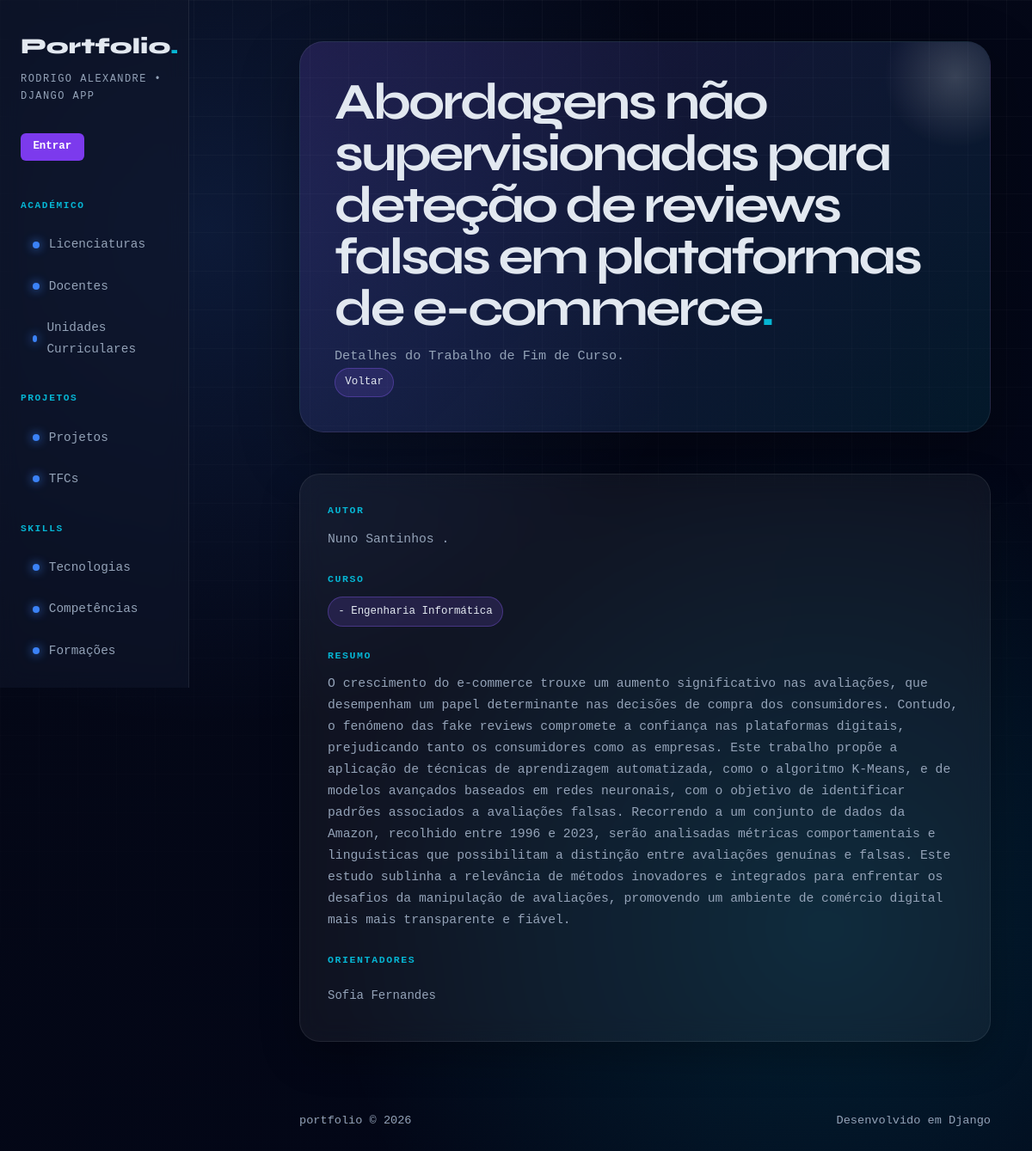
/portfolio/tfcs/530/, run on the app's committed database.
### portfolio/models.py (models this page shows, shortened)
class TFC(models.Model):
    CLASSIFICACAO_CHOICES = [
        (1, "Sem Interesse"),
        (2, "Pouco Interessante"),
        (3, "Interessante"),
        (4, "Muito Interessante"),
        (5, "Perfeito"),
    ]
    titulo = models.CharField(max_length=300)
    autor = models.CharField(max_length=200, blank=True)
    curso = models.CharField(max_length=200, blank=True)
    resumo = models.TextField(blank=True)
    rating = models.IntegerField(choices=CLASSIFICACAO_CHOICES, null=True, blank=True)
    orientador = models.ManyToManyField(Docente, blank=True)
    email = models.EmailField(blank=True)
    palavras_chave = models.CharField(max_length=300, blank=True, null=True)
    areas = models.CharField(max_length=300, blank=True, null=True)
    imagem = models.ImageField(upload_to="tfcs/", blank=True, null=True)
    tecnologias = models.ManyToManyField(
        Tecnologia, blank=True, related_name="tfcs"
    )
    licenciatura = models.ForeignKey(
        Licenciatura,
        on_delete=models.CASCADE,
        related_name="tfcs"
    )
    class Meta:
        verbose_name_plural = "TFCs"

class Licenciatura(models.Model):
    nome = models.CharField(max_length=200)
    sigla = models.CharField(max_length=20)
    instituicao = models.CharField(max_length=200)
    descricao = models.TextField(blank=True)
    ano_inicio = models.IntegerField()
    ano_fim = models.IntegerField(null=True, blank=True)
    url_curso = models.URLField(blank=True)
    class Meta:
        verbose_name_plural = "Licenciaturas"

class Docente(models.Model):
    nome = models.CharField(max_length=200)
    email = models.EmailField(blank=True)
    url_pagina_lusofona = models.URLField(blank=True)
    linkedin = models.URLField(blank=True)
    foto = models.ImageField(upload_to="docentes/", blank=True, null=True)
    class Meta:
        verbose_name_plural = "Docentes"
        ordering = ["nome"]

### portfolio/views.py (the view)
# urls.py: path('tfcs/<int:tfc_id>/', views.tfc_detail_view, name='tfc_detail'),
def tfc_detail_view(request, tfc_id):
    tfc = TFC.objects.get(id=tfc_id)
    return render(request, 'portfolio/tfc_detail.html', {'tfc': tfc})

### portfolio/templates/portfolio/tfc_detail.html
{% extends "portfolio/base.html" %}
{% block content %}
<div class="page-header">
    <div>
        <h2>{{ tfc.titulo }}<span>.</span></h2>
        <p>Detalhes do Trabalho de Fim de Curso.</p>
    </div>
    <a href="{% url 'tfcs' %}" class="badge" style="text-decoration:none;">
        Voltar
    </a>
</div>
<article class="card" style="padding: 2rem;">
    <section>
        <h4>Autor</h4>
        <p>{{ tfc.autor }}</p>
    </section>
    <br>
    <section>
        <h4>Curso</h4>
{% if tfc.licenciatura %}
    <p>
        <span class="badge">
            {{ tfc.licenciatura.sigla }} - {{ tfc.licenciatura.nome }}
        </span>
    </p>
{% else %}
    <p>Sem licenciatura associada</p>
{% endif %}
    </section>
    {% if tfc.resumo %}
        <br>
        <section>
            <h4>Resumo</h4>
            <p>{{ tfc.resumo }}</p>
        </section>
    {% endif %}
    <br>
    <section>
        <h4>Orientadores</h4>
        <ul class="plain-list">
            {% for o in tfc.orientador.all %}
                <li>{{ o.nome }}</li>
            {% empty %}
                <li>Sem orientador</li>
            {% endfor %}
        </ul>
    </section>
</article>
{% endblock %}

### portfolio/static/portfolio/styles.css (style rules this page uses)
* { margin: 0; padding: 0; box-sizing: border-box; }
:root { --bg: #050816; --surface: rgba(15, 23, 42, 0.7); --border: rgba(255, 255, 255, 0.08); --accent: #3b82f6; --accent2: #06b6d4; --text: #e2e8f0; --muted: #94a3b8; --card: rgba(255, 255, 255, 0.05); }
html { scroll-behavior: smooth; }
body { background: radial-gradient(circle at 20% 20%, rgba(59,130,246,0.15), transparent 40%), radial-gradient(circle at 80% 80%, rgba(6,182,212,0.15), transparent 40%), linear-gradient(135deg, #050816, #020617); color: var(--text); font-family: 'DM Mono', monospace; font-size: 14px; line-height: 1.7; min-height: 100vh; }
body::before { content: ""; position: fixed; inset: 0; background-image: linear-gradient(rgba(255,255,255,0.03) 1px, transparent 1px), linear-gradient(90deg, rgba(255,255,255,0.03) 1px, transparent 1px); background-size: 45px 45px; pointer-events: none; mask-image: linear-gradient(to bottom, black, transparent); }
.page-header { position: relative; margin-bottom: 3rem; padding: 2.5rem; border-radius: 28px; background: linear-gradient(135deg, rgba(139,92,246,0.18), rgba(6,182,212,0.10)); border: 1px solid var(--border); box-shadow: 0 25px 70px rgba(0,0,0,0.30); overflow: hidden; }
.page-header::after { content: ""; position: absolute; width: 180px; height: 180px; right: -50px; top: -50px; background: radial-gradient(circle, rgba(255,255,255,0.18), transparent 65%); border-radius: 50%; }
.page-header h2 { font-family: 'Syne', sans-serif; font-size: clamp(2rem, 5vw, 4rem); line-height: 1; letter-spacing: -0.05em; margin-bottom: 0.8rem; }
.page-header h2 span { color: var(--accent2); }
.page-header p, .page-count { color: var(--muted); font-size: 0.95rem; }
article.card { position: relative; padding: 1.4rem; background: var(--card); border: 1px solid var(--border); border-radius: 24px; backdrop-filter: blur(14px); box-shadow: 0 18px 45px rgba(0,0,0,0.25); overflow: hidden; transition: 0.25s ease; animation: fadeUp 0.5s ease both; }
article.card::before { content: ""; position: absolute; inset: 0; background: linear-gradient(135deg, rgba(139,92,246,0.18), transparent 45%); opacity: 0; transition: 0.25s ease; }
article.card > * { position: relative; z-index: 1; }
article.card section h4 { color: var(--accent2); font-size: 0.72rem; text-transform: uppercase; letter-spacing: 0.14em; margin-bottom: 0.7rem; }
article.card section p { color: var(--muted); font-size: 0.92rem; line-height: 1.7; }
ul.tag-list li, .badge { display: inline-block; padding: 0.35rem 0.7rem; border-radius: 999px; background: rgba(139,92,246,0.16); color: var(--text); border: 1px solid rgba(139,92,246,0.35); font-size: 0.78rem; }
ul.plain-list { list-style: none; }
ul.plain-list li { padding: 0.55rem 0; color: var(--muted); border-bottom: 1px solid var(--border); }
ul.plain-list li:last-child { border-bottom: none; }

### data on the page
TFC: titulo "Abordagens não supervisionadas para deteção de reviews falsas em plataformas de e-commerce", autor "Nuno Santinhos .", licenciatura.nome "Engenharia Informática", resumo "O crescimento do e-commerce trouxe um aumento significativo nas avaliações, que desempenham um papel determinante nas decisões de compra dos consumidores. Contudo, o fenómeno das fake reviews compromete a confiança nas plataformas digitais, prejudicando tanto os consumidores como as empresas. Este trabalho propõe a aplicação de técnicas de aprendizagem automatizada, como o algoritmo K-Means, e de modelos avançados baseados em redes neuronais, com o objetivo de identificar padrões associados a avaliações falsas. Recorrendo a um conjunto de dados da Amazon, recolhido entre 1996 e 2023, serão analisadas métricas comportamentais e linguísticas que possibilitam a distinção entre avaliações…"
Docente: nome "Sofia Fernandes"
